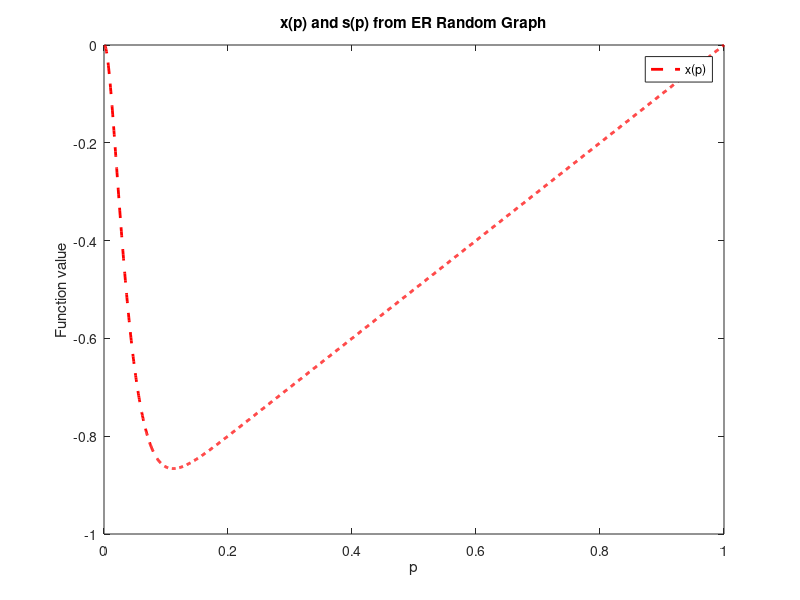

MATLAB code for this plot: (Note: this script raises an error after producing the figure.)
clear,clc
% the simulation results should be not in the largest LCC

N = 100;

pc= log(N)/N
% ave_degree = 1:0.1:4.9;
% ave_degree_2 = 5:10;
% ave_degree = [ave_degree,ave_degree_2];
% p_vals = ave_degree/(N-1);
% p_vals = pc:0.01:1;
% s_vals = zeros(size(p_vals));
% 
% for i = 1:length(p_vals)
%     s_vals(i) = compute_s_from_ER(N, p_vals(i));
% end
% 
% plot(p_vals, s_vals, 'LineWidth', 2)
% xlabel('p')
% ylabel('s')
% title(sprintf('s vs p for ER random graph (N = %d)', N))
% grid on
n = 100
p = 0.5
k = n-1
% f1= @(x) x
f2 = @(x) x-(1 - (1 - p * x)^(k - 1) - x .* (1 - x) .* (k - 1) .* p .* (1 - p * x).^(k - 2));

p_vals = linspace(0.001, 1, 2000);
% x_vals = arrayfun(f1, p_vals);
s_vals = arrayfun(f2, p_vals);

% plot(p_vals, x_vals, 'b', 'LineWidth', 2); hold on;
plot(p_vals, s_vals, 'r--', 'LineWidth', 2);
legend('x(p)', 's(p)');
xlabel('p');
ylabel('Function value');
title('x(p) and s(p) from ER Random Graph');

x = obtain_pstar(N, p)


function x = obtain_pstar(N, p)
% obtain_pstar: 
% We denote the probability that following one random link $l$, 
% a node in the flow subgraph is found in one of its end $l^+$ as $p^*$
% Inputs:
%   N - number of nodes
%   p - link connection probability of ER
% Output:
%   x - solution to the fixed-point equation

    k = N - 1;

    % 定义方程：f(x) = LHS - RHS
    f = @(x) x - (1 - (1 - p * x)^(k - 1) - x .* (1 - x) .* (k - 1) .* p .* (1 - p * x).^(k - 2));

    % 初始区间 [eps, 1-eps] 避免边界不适
    x0 = 0;
    x1 = 1.1;

    % 数值求解
    x = find_all_roots(f, x0, x1);
    if isempty(x)
        x=0;
    end
end


function s = compute_s_from_ER(N, p)
% compute_s_from_ER: 计算 ER 随机图中的 s = 1 - φ(1 - x) - x φ'(1 - x)
% Inputs:
%   N - 节点数
%   p - 连边概率
% Output:
%   s - 表达式值

    % 第一步：用 PGF 方程求 x = p*
    x = obtain_pstar(N, p);
    if length(x)>1
        x = x(2);
    else
        x = x(1);
    end

    % 第二步：计算 φ(1 - x) 和 φ'(1 - x)
    k = N - 1;
    s1 = 1 - x;
    
    phi = (1 - p + p * s1)^k;
    phi_prime = k * p * (1 - p + p * s1)^(k - 1);

    % 第三步：代入表达式计算 s
    s = 1 - phi - x * phi_prime;
end



